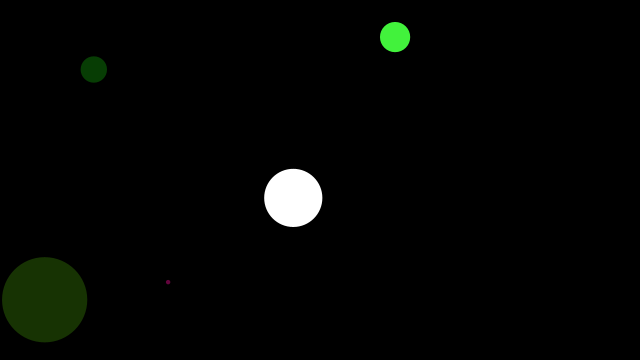
Frame 1 (no input)
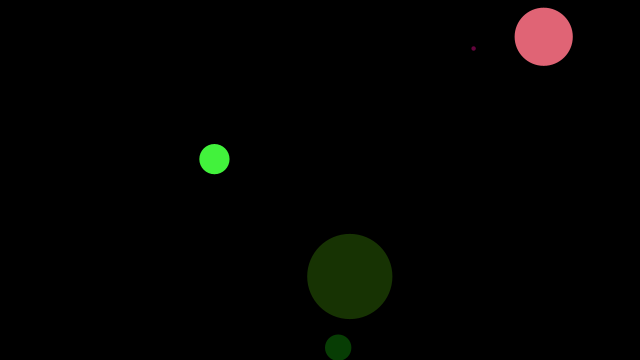
Frame 60 (the mouse pressed at the canvas centre just before this capture)
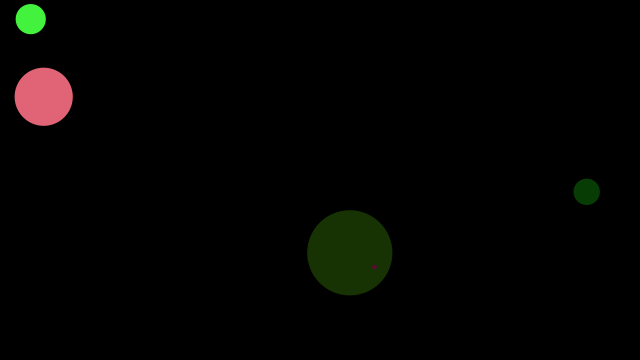
Frame 120 (the mouse held since frame 60 and released just before this capture)

The Processing sketch that drew these frames (run headless with seeded random() and noise(); from frame 60 on, the mouse is pressed at the canvas centre):

// Processing sketch: Assignment_1
// ── Assignment_1.pde
ArrayList<Ball> balls;

void setup() {
  size(640,360);
  balls = new ArrayList<Ball>();
  
  for(int i=0; i<5; i++) {
  Ball b = new Ball();
  balls.add(b);
  }
  
}

void draw() {
  background(0);
  for (Ball b: balls) {
    b.drawBall();
  }
}

// ── Ball.pde
class Ball {
  PVector screenLocation;
  float radius = random(0, height/4);
  float R = random(255);
  float G = random (255);
  float B = random (255);
  float xspeed = random(-10, 10);
  float yspeed = random(-10, 10);
  
  Ball() {
    screenLocation = new PVector(random(width), random(height));
  }
  
  void drawBall() {
    noStroke(); //no circle outline
    ellipse(screenLocation.x, screenLocation.y, radius, radius);
    fill(R, G, B);
    
    screenLocation.x = screenLocation.x + xspeed;
    screenLocation.y = screenLocation.y + yspeed;
    
    if (screenLocation.x > width) {
      xspeed = -10;
    }
    
     if (screenLocation.x < 0) {
      xspeed = 10;
    }
     if (screenLocation.y > height) {
      yspeed = -10;
    }
     if (screenLocation.y < 0) {
      yspeed = 10;
    }
  }
}
